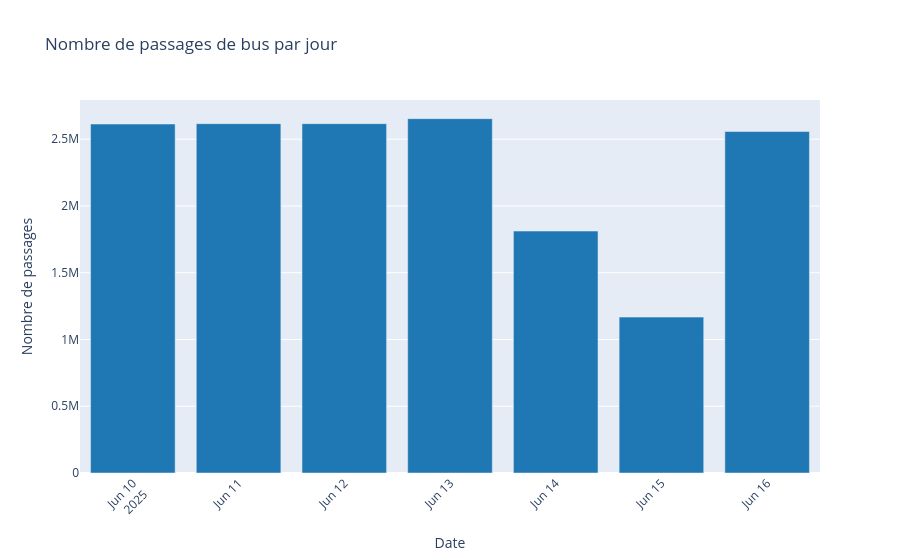

Here is the notebook cell this chart was saved with:
### Markdown cell above
### 📊 6a. Nombre de passages de bus par jour

### Code cell
# Nombre de passages par jour
passages_jour = df_minio.groupby("date").size().reset_index(name="nb_passages")

fig = px.bar(
    passages_jour,
    x="date",
    y="nb_passages",
    title="Nombre de passages de bus par jour",
    labels={"date": "Date", "nb_passages": "Nombre de passages"},
    color_discrete_sequence=["#1f77b4"],
)
fig.update_layout(xaxis_tickangle=-45)
fig.show()

### Figure 1 — Plotly figure (JSON) as saved in the notebook; plotly's stock layout.template omitted (floating-point values rounded to 4 significant figures)
{"data": [{"hovertemplate": "Date=%{x}<br>Nombre de passages=%{y}<extra></extra>", "legendgroup": "", "marker": {"color": "#1f77b4", "pattern": {"shape": ""}}, "name": "", "orientation": "v", "showlegend": false, "textposition": "auto", "type": "bar", "x": ["2025-06-10T00:00:00.000000000", "2025-06-11T00:00:00.000000000", "2025-06-12T00:00:00.000000000", "2025-06-13T00:00:00.000000000", "2025-06-14T00:00:00.000000000", "2025-06-15T00:00:00.000000000", "2025-06-16T00:00:00.000000000"], "xaxis": "x", "y": [2613815, 2616590, 2616410, 2654069, 1811990, 1167643, 2557607], "yaxis": "y"}], "layout": {"barmode": "relative", "legend": {"tracegroupgap": 0}, "title": {"text": "Nombre de passages de bus par jour"}, "xaxis": {"anchor": "y", "domain": [0, 1], "tickangle": -45, "title": {"text": "Date"}}, "yaxis": {"anchor": "x", "domain": [0, 1], "title": {"text": "Nombre de passages"}}}}
